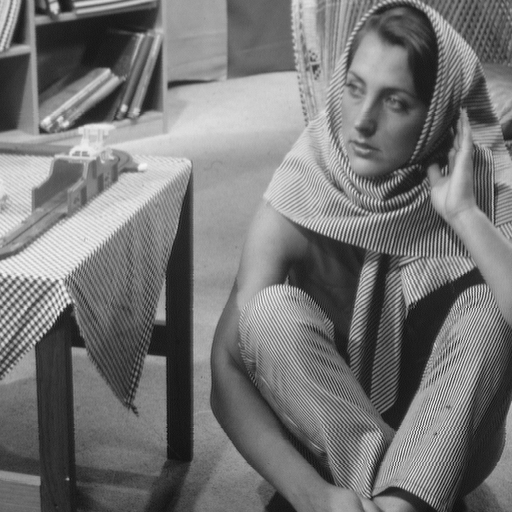
#> input picture project3/alex_fixed/barbara.png, 512 x 512 px
$ python project1_all.py
#> lines starting #> are read from the running program, lines starting #| are printed output that depends on the picture
### project3/alex_fixed/build_dct_unitary_dictionary.py
import numpy as np
import matplotlib.pyplot as plt

def build_dct_unitary_dictionary(patch_size):

    # BUILD_DCT_UNITARY_DICTIONARY Creates an overcomplete 2D-DCT dictionary.
    #
    # Inputs:
    # patch_size  - Atom size [height, width] (must satisfy height == width)
    #
    # Outputs:
    # DCT - Unitary DCT dictionary with normalized columns

    # Make sure that the patch is square
    try:
        patch_size[0] != patch_size[1]
    except:
        print('This only works for square patches')

    nAtoms = patch_size[0]*patch_size[1]

    # Create DCT for one axis
    Pn = int(np.ceil(np.sqrt(nAtoms)))
    DCT = np.zeros((patch_size[0] , Pn))

    for k in range(Pn):

        V = np.cos( (0.5 + np.arange(Pn) ) * k * np.pi / Pn)
        if k>0:
            V = V - np.mean(V)
        DCT[: , k] = V / np.sqrt(np.sum(V**2))

    # Create the DCT for both axes
    DCT = np.kron(DCT , DCT)

    return DCT

### project3/alex_fixed/show_dictionary.py
import numpy as np
import numpy.matlib
import matplotlib as mtpl

def show_dictionary(D):

	# SHOW_DICTIONARY Display a dictionary
	#
	# Input:
	#  D - input dictionary to visualize

	n_images = 1
	in_D_size = D.shape[0]
	each_D_size = int(in_D_size / n_images)
	all_mats = np.array([])
	for c1 in range(1, n_images + 1):
		D = D[((c1 - 1) * each_D_size + np.arange(each_D_size)).astype(int), :]
		n_atoms = D.shape[1]
		# Adding borders between the atoms
		atom_size = D.shape[0]
		block_size = round(atom_size ** 0.5)
		in_inds = np.arange(atom_size) + 1
		out_inds = np.matlib.repmat(np.array([np.arange(block_size) * (block_size + 1)]), block_size, 1) + np.matlib.repmat(np.array([1 + np.arange(block_size)]).T, 1, block_size)
		out_inds = np.reshape(out_inds.T, (out_inds.shape[0] * out_inds.shape[1], ))
		D2 = np.zeros(((block_size + 1) ** 2, n_atoms))
		D2[out_inds - 1, :] = D[in_inds - 1, :]
		remInds = np.array(list(set(1 + np.arange(D2.shape[0])) - set(out_inds)))
		D2[remInds - 1, :] = -1
		block_size = block_size + 1
		Dict = D2
		r = round(n_atoms ** 0.5)
		c = r
		final_mat = np.zeros((r * block_size, c * block_size))
		dict = np.reshape(Dict.T, (Dict.shape[0] * Dict.shape[1], 1))
		t1 = np.reshape(dict, (-1, block_size)).T # In this matrix, every blocks adjacent rows (no overlaps) are one block
		inds = np.arange(c * block_size)
		for t in range(1, r + 1):
			final_mat[(t - 1) * block_size : t * block_size, :] = t1[: , inds + (t-1) * len(inds)]
		if all_mats.size == 0:
			s = 0
		else:
			s = all_mats.shape[1]
		barrier = np.ones((4, s)) * (-1)
		barrier[1, :] = 1
		if c1 == 1:
			barrier = np.array([])
		if all_mats.size == 0:
			if barrier.size != 0:
				all_mats = np.concatenate((barrier, final_mat), axis=0)
			else:
				all_mats = final_mat
		else:
			all_mats = np.concatenate((all_mats, barrier, final_mat), axis=0)
	rng = max(abs(np.reshape(D.T, (D.shape[0] * D.shape[1], ))))
	rng = min(rng * 1.1, 1)
	mtpl.pyplot.imshow(all_mats, cmap='gray', vmin=-rng, vmax=rng)

### project3/alex_fixed/batch_thresholding.py
import numpy as np

def batch_thresholding(D, Y, K):

    # BATCH_THRESHOLDING Solve the pursuit problem via Thresholding using
    # a fixed cardinality as the stopping criterion.
    #
    # Solves the following problem:
    #   min_{alpha_i} \sum_i ||y_i - D alpha_i||_2^2
    #                   s.t. || alpha_i ||_0 = K for all i,
    # where D is a dictionary of size n X n, y_i are the input signals of
    # length n, and K stands for the number of nonzeros allows per each alpha_i
    #
    # The above can be equally written as follows:
    #   min_{A} \sum_i ||Y - DA||_F^2
    #             s.t. || alpha_i ||_0 = K for all i,
    # where Y is a matrix that contains the y_i patches as its columns.
    # Similarly, and the matrix A contains the representations alpha_i
    # as its columns
    #
    # The solution is returned in the matrix A, along with the denoised signals
    # given by  X = DA.


    # TODO: Compute the inner products between the dictionary atoms and the
    # input patches (hint: the result should be a matrix of size n X N)
    # Write your code here... inner_products = ???

    # D [n**2 x n**2] = [36 x 36]
    # Y [n**2 x N] = [36, 10000]
    # k = 4

    D_T_Y = D.T@Y   # [n**2 x N] = [36, 10000]


    # TODO: Compute the absolute value of the inner products
    # Write your code here... abs_inner_products = ???

    abs_inner_products = np.abs(D_T_Y)

    # TODO: Sort the absolute value of the inner products in a descend order.
    # Notice that one can sort each column independently
    # Write your code here... mat_sorted = np.sort(?, ?)

    mat_sorted = np.sort(abs_inner_products, axis=0)

    # sorting can only be done in ascending order
    # flip the order
    mat_sorted = np.flipud(mat_sorted)

    # TODO: Compute the threshold value per patch, by picking the K largest entry in each column of 'mat_sorted'
    # Write your code here... vec_thresh = mat_sorted[?,?]

    vec_thresh = mat_sorted[K-1,:]

    # Replicate the vector of thresholds and create a matrix of the same size as 'inner_products'
    mat_thresh = np.tile(np.expand_dims(vec_thresh,axis=0),(np.shape(abs_inner_products)[0],1))

    # TODO: Given the thresholds, initialize the matrix of coeffecients to be equal to 'inner_products' matrix
    # Write your code here... A = ???

    A = D_T_Y

    # TODO: Set the entries in A that are smaller than 'mat_thresh' (in absolute value) to zero
    # Write your code here... A[ ??? ] = 0

    A[abs(A) < mat_thresh] = 0

    #TODO: Compute the estimated patches given their representations in 'A'
    # Write your code here... X = ???

    X = D@A

    return X, A

### project3/alex_fixed/compute_stat.py
import numpy as np

def compute_stat(est_patches, orig_patches, est_coeffs):

    # COMPUTE_STAT Compute and print usefull statistics of the pursuit and
    # learning procedures
    #
    # Inputs:
    #  est_patches  - A matrix, containing the recovered patches as its columns
    #  orig_patches - A matrix, containing the original patches as its columns
    #  est_coeffs   - A matrix, containing the estimated representations,
    #                 leading to est_patches, as its columns
    #
    # Outputs:
    #  residual_error  - Average Mean Squared Error (MSE) per pixel
    #  avg_cardinality - Average number of nonzeros that is used to represent
    #                    each patch
    #

    # Compute the Mean Square Error per patch
    MSE_per_patch = np.sum((est_patches - orig_patches)**2,axis=0)

    # Compute the average
    residual_error = np.mean(MSE_per_patch)/np.shape(orig_patches)[0]

    # Compute the average number of non-zeros
    avg_cardinality = np.sum(np.abs(est_coeffs) > 10**(-10)) / np.shape(est_coeffs)[1]

    # Display the results
    print('Residual error %2.2f, Average cardinality %2.2f\n' % (residual_error, avg_cardinality))

    return residual_error, avg_cardinality

### project3/alex_fixed/unitary_dictionary_learning.py
import numpy as np
from compute_stat import compute_stat
from batch_thresholding import batch_thresholding

def unitary_dictionary_learning(Y, D_init, num_iterations, pursuit_param):

    # UNITARY_DICTIONARY_LEARNING Train a unitary dictionary via
    # Procrustes analysis.
    #
    # Inputs:
    #   Y              - A matrix that contains the training patches
    #                    (as vectors) as its columns
    #   D_init         - Initial UNITARY dictionary
    #   num_iterations - Number of dictionary updates
    #   pursuit_param  - The stopping criterion for the pursuit algorithm
    #
    # Outputs:
    #   D          - The trained UNITARY dictionary
    #   mean_error - A vector, containing the average representation error,
    #                computed per iteration and averaged over the total
    #                training examples
    #   mean_cardinality - A vector, containing the average number of nonzeros,
    #                      computed per iteration and averaged over the total
    #                      training examples

    # Allocate a vector that stores the average representation error per iteration
    mean_error = np.zeros(num_iterations)

    # Allocate a vector that stores the average cardinality per iteration
    mean_cardinality = np.zeros(num_iterations)

    # TODO: Set the dictionary to be D_init
    # Write your code here... D = ???

    D = D_init


    # Run the Procrustes analysis algorithm for num_iterations
    #for iter = 1 : num_iterations
    for i in range(num_iterations):

        # Compute the representation of each noisy patch
        [X, A] = batch_thresholding(D, Y, pursuit_param)

        # Compute and display the statistics
        print('Iter %2d: ' % i)
        mean_error[i], mean_cardinality[i] = compute_stat(X, Y, A)

        # TODO: Update the dictionary via Procrustes analysis.
        # Solve D = argmin_D || Y - DA ||_F^2 s.t. D'D = I,
        # where 'A' is a matrix that contains all the estimated coefficients,
        # and 'Y' contains the training examples. Use the Procrustes algorithm.
        # Write your code here... D = ???

        AY_T = A@Y.T # [n**2 x n**2]

        u, s, vh = np.linalg.svd(AY_T)
        D = vh.T@u.T


    return D, mean_error, mean_cardinality

### project3/alex_fixed/project1_all.py
import os
import numpy as np
from PIL import Image
import matplotlib.pyplot as plt
from skimage.util import view_as_windows as viewW
from build_dct_unitary_dictionary import build_dct_unitary_dictionary
from show_dictionary import show_dictionary
from batch_thresholding import batch_thresholding
from compute_stat import compute_stat
from unitary_dictionary_learning import unitary_dictionary_learning

os.makedirs('imgs',exist_ok=True)

#%% Part A: Data Construction and Parameter-Setting

# Read an image
im = np.array(Image.open('barbara.png'))
#> im is the input picture: shape (512, 512); min 12, max 246, mean 117.4

# Show the image
plt.figure(0)
plt.imshow(im,'gray')
plt.title('Original image')
plt.savefig("imgs/1_barbara.png", dpi=300)

# Patch dimensions [height, width]
patch_size = [6,6]

# TODO: Divide the image into FULLY overlapping patches using skimage viewW function
# Write your code here... all_patches = ???
all_patches = viewW(im, patch_size, step=1) # (507, 507, 6, 6)

# all_patches[0,0] = im[0:6, 0:6]

# we need of size [n**2 X (512-n+1)**2]
all_patches = all_patches.reshape(507**2, 36).T


# Number of patches to train on
NUM_TRAINING_PATCHES = 10000
# Number of patches to test on
NUM_TEST_PATCHES = 5000

# TODO: Set the SEED for the random generator
# Write your code here... SEED = ???
SEED = 42


# Set a fixed random SEED to reproduce the results
np.random.seed(SEED)

# TODO: Create a training set by choosing a random subset
# of 'NUM_TRAINING_PATCHES' taken from 'all_patches'
# Write your code here... train_patches = ???

random_train_locs = np.random.choice(range(all_patches.shape[1]), NUM_TRAINING_PATCHES, replace = False)
train_patches = all_patches[:,random_train_locs]


# TODO: Create a test set by choosing another random subset
# of 'NUM_TEST_PATCHES' taken from the remaining patches
# Write your code here... test_patches = ???

# remove all the patches chosen for training using sets
all_indexes = np.linspace(0, all_patches.shape[1], all_patches.shape[1], dtype=int)
remaining_patches_indexes = np.array(list(set(all_indexes) - set(random_train_locs)))

# choose from the remaining indexes the locations in the original array
random_test_indexes = np.random.choice(range(remaining_patches_indexes.shape[0]), NUM_TEST_PATCHES, replace = False)
random_test_original_locs = remaining_patches_indexes[random_test_indexes]

test_patches = all_patches[:, random_test_original_locs]

# TODO: Initialize the dictionary
# Write your code here... D_DCT = build_dct_unitary_dictionary( ? )

D_DCT = build_dct_unitary_dictionary([6,6])

# Show the unitary DCT dictionary
plt.figure(1)
plt.subplot(1, 2, 1)
show_dictionary(D_DCT)
plt.title('Unitary DCT Dictionary')
plt.savefig("imgs/2_dct_dict.png", dpi=300)
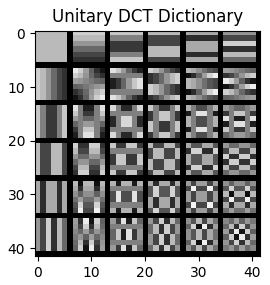
#> figure drawn by matplotlib, 1 panel

# TODO: Set K - the cardinality of the solution.
# This will serve us later as the stopping criterion of the pursuit
# Write your code here... K = ???

K = 4


#%% Part B: Compute the Representation Error Obtained by the DCT Dictionary

# Compute the representation of each patch that belongs to the training set using Thresholding
est_train_patches_dct, est_train_coeffs_dct = batch_thresholding(D_DCT, train_patches, K)
#> in batch_thresholding, `vec_thresh = mat_sorted[K-1,:]`: vec_thresh = 10000 values, max 159.1 at index 2969, min 1.63 at index 3953, mean 28.04
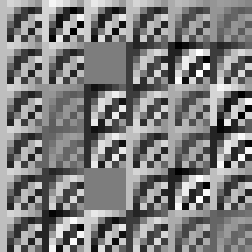
#> D_DCT: shape (36, 36) float64 (shown 7 times larger); min -0.322, max 0.333, mean 0.00463; drawn with min black and max white

# Compute the representation of each patch that belongs to the test set using Thresholding
est_test_patches_dct, est_test_coeffs_dct = batch_thresholding(D_DCT, test_patches, K)

# Compute and display the statistics
print('\n\nDCT dictionary: Training set, ')
compute_stat(est_train_patches_dct, train_patches, est_train_coeffs_dct)
#> in compute_stat, `MSE_per_patch = np.sum((est_patches - orig_patches)**2,axis=0)`: MSE_per_patch = 10000 values, max 52937.7 at index 5508, min 24.25 at index 4248, mean 3747.6
#> in compute_stat, `residual_error = np.mean(MSE_per_patch)/np.shape(orig_patches)[0]`: residual_error = 104.1
#> in compute_stat, `avg_cardinality = np.sum(np.abs(est_coeffs) > 10**(-10)) / np.shape(es..`: avg_cardinality = 4
#| Residual error 104.10, Average cardinality 4.00
print('DCT dictionary: Testing  set, ')
compute_stat(est_test_patches_dct, test_patches, est_test_coeffs_dct)
#| Residual error 102.32, Average cardinality 4.00
print('\n\n')

#%% Part C: Procrustes Dictionary Learning

# TODO: Set the number of training iterations
# Write your code here... T = ???

T = 200

# Train a dictionary via Procrustes analysis
D_learned, mean_error, mean_cardinality = unitary_dictionary_learning(train_patches, D_DCT, T, K)
#> the loop in unitary_dictionary_learning, `for i in range(num_iterations):` made 200 passes
#> residual_error in compute_stat on passes 1 to 3: 104.1, 93.79, 90.26
#| Residual error 104.10, Average cardinality 4.00
#| Residual error 93.79, Average cardinality 4.00
#| Residual error 90.26, Average cardinality 4.00
#| Residual error 88.22, Average cardinality 4.00
#| Residual error 86.74, Average cardinality 4.00
#| Residual error 85.61, Average cardinality 4.00
#| Residual error 84.73, Average cardinality 4.00
#| Residual error 84.06, Average cardinality 4.00
#> (further printed lines are left out)
#> after the loop in unitary_dictionary_learning, `for i in range(num_iterations):`:
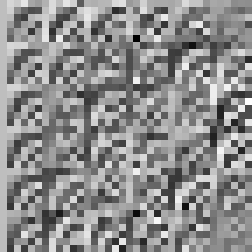
#> D: shape (36, 36) float64 (shown 7 times larger); min -0.457, max 0.379, mean 0.00462; drawn with min black and max white
#> after the loop in unitary_dictionary_learning, `for i in range(num_iterations):`: mean_cardinality = 200 values, max 4 at index 0, min 4 at index 1, mean 4; mean_error = 200 values, max 104.1 at index 0, min 80.31 at index 199, mean 80.88

# Show the dictionary
plt.figure(1)
plt.subplot(1, 2, 2)
show_dictionary(D_learned)
#> the loop in show_dictionary (call 2), `for c1 in range(1, n_images + 1):` made 1 pass
#> pass 1, in show_dictionary (call 2), `Dict = D2`:
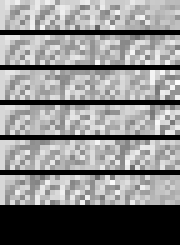
#> Dict: shape (49, 36) float64 (shown 5 times larger); min -1, max 0.379, mean -0.262; drawn with min black and max white
#> after the loop in show_dictionary (call 2), `for c1 in range(1, n_images + 1):`:
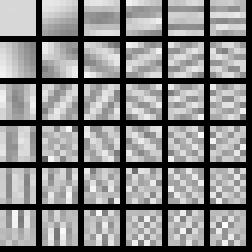
#> all_mats: shape (42, 42) float64 (shown 6 times larger); min -1, max 0.379, mean -0.262; drawn with min black and max white
#> in show_dictionary (call 2), `rng = max(abs(np.reshape(D.T, (D.shape[0] * D.shape[1], ))))`: rng = 0.457
#> in show_dictionary (call 2), `rng = min(rng * 1.1, 1)`: rng = 0.503
plt.title("Learned Unitary Dictionary")
plt.savefig("imgs/3_unitary_dict.png", dpi=300)
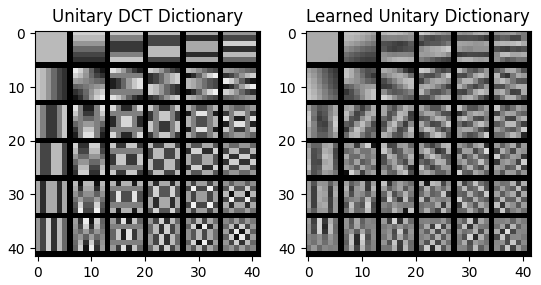
#> figure drawn by matplotlib, 2 panels

# Show the representation error and the cardinality as a function of the learning iterations
plt.figure(2)
plt.subplot(1, 2, 1)
plt.plot(np.arange(T), mean_error, linewidth=2.0)
plt.ylabel("Average Representation Error")
plt.xlabel("Learning Iteration")
plt.subplot(1, 2, 2)
plt.plot(np.arange(T), mean_cardinality, linewidth=2.0)
plt.ylabel('Average Number of Non-Zeros')
plt.ylim((K-1, K+1))
plt.xlabel('Learning Iteration')
plt.savefig("imgs/4_nonzeros.png", dpi=300)
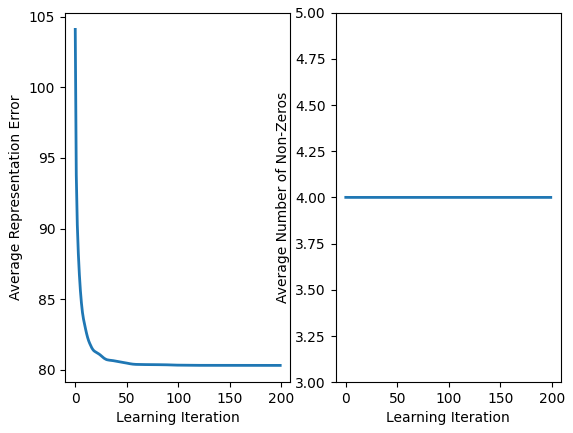
#> figure drawn by matplotlib, 2 panels; panel 1: curve peaks at x = 0, y = 104.1; panel 2: curve peaks at x = 0, y = 4

# Compute the representation of each signal that belong to the training set using Thresholding
est_train_patches_learning, est_train_coeffs_learning = batch_thresholding(D_learned, train_patches, K)

# Compute the representation of each signal that belong to the testing set using Thresholding
est_test_patches_learning, est_test_coeffs_learning = batch_thresholding(D_learned, test_patches, K)

# Compute and display the statistics
print('\n\nLearned dictionary: Training set, ')
compute_stat(est_train_patches_learning, train_patches, est_train_coeffs_learning)
print('Learned dictionary: Testing  set, ')
compute_stat(est_test_patches_learning, test_patches, est_test_coeffs_learning)
print('\n\n')
